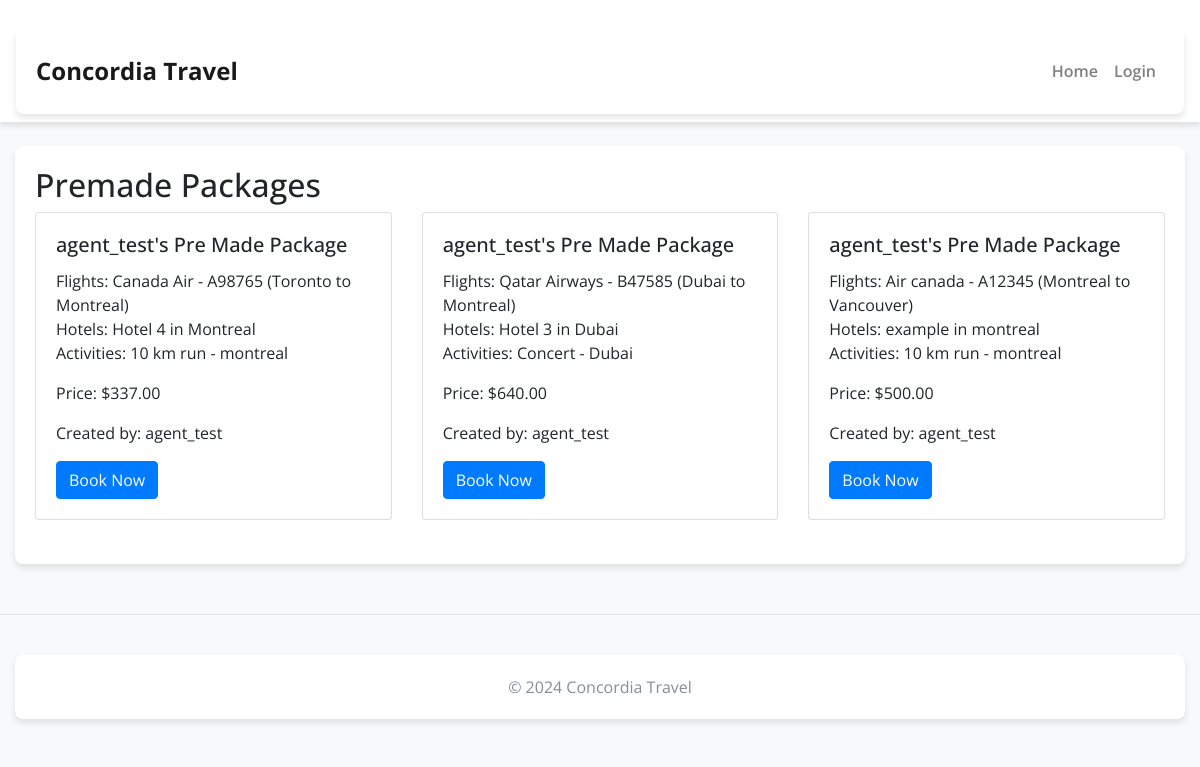
Page /packages/premade_packages/ on the earlier database version.
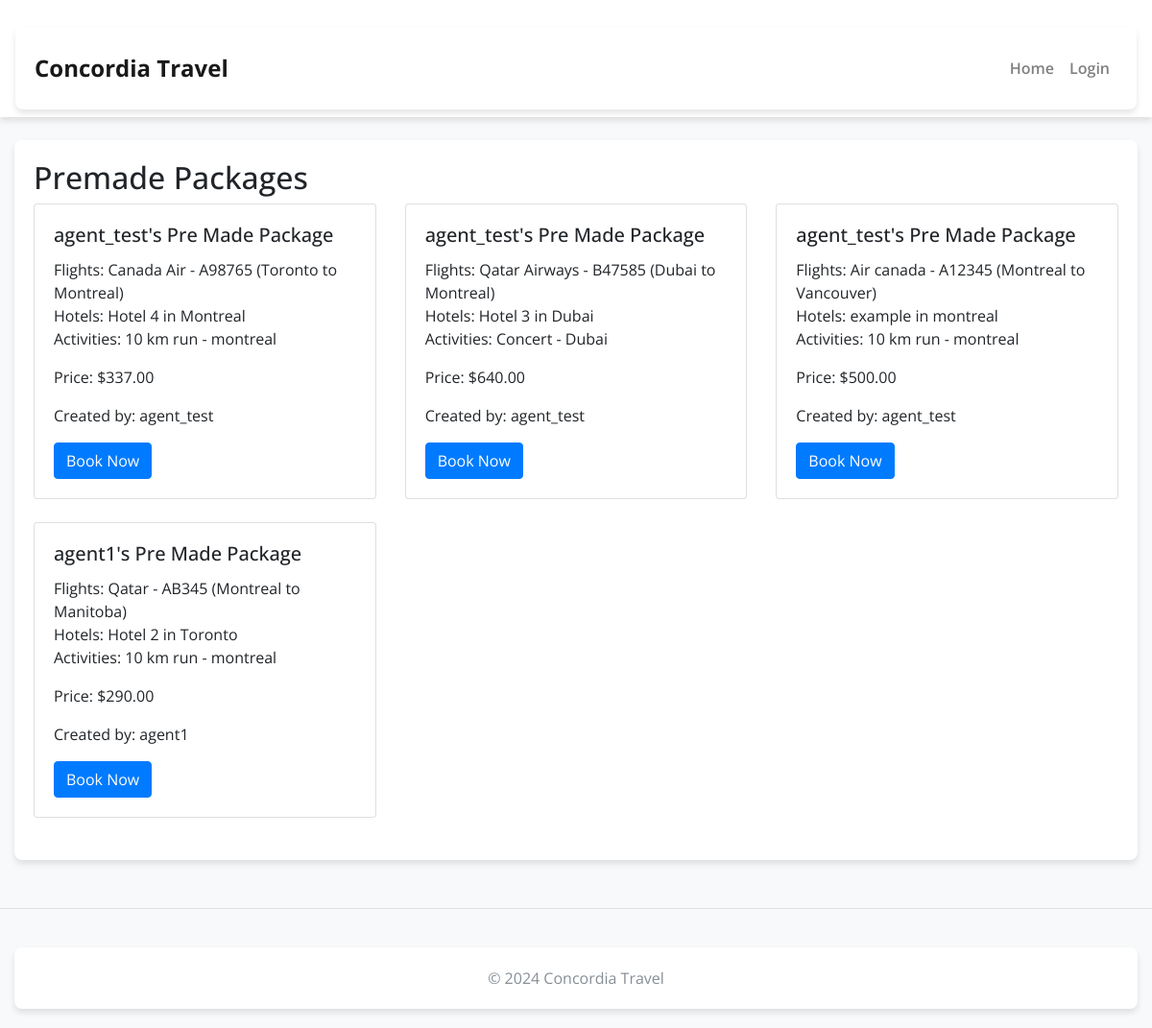
Same page on the later database version.
### packages/models.py (models this page shows, shortened)
class PreMadePackage(models.Model):
    agency = models.ForeignKey(User, on_delete=models.CASCADE)
    flights = models.ManyToManyField(Flight, blank=True)
    hotels = models.ManyToManyField(Hotel, blank=True)
    activities = models.ManyToManyField(Activity, blank=True)
    objects = AgentManager()  # Use the custom manager
    @property
    def calculate_total_price(self):
        flights_price = sum(flight.price for flight in self.flights.all())
        hotels_price = sum(hotel.price for hotel in self.hotels.all())
        activities_price = sum(activity.price for activity in self.activities.all())
        total_price = flights_price + hotels_price + activities_price
        return total_price

class Flight(models.Model):
    flight_number = models.CharField(max_length=10)
    airline = models.CharField(max_length=100)
    departure_city = models.CharField(max_length=100)
    arrival_city = models.CharField(max_length=100)
    departure_time = models.DateTimeField()
    duration = models.DurationField()
    price = models.DecimalField(max_digits=10, decimal_places=2)
    description = models.TextField(blank=True, null=True)  # Allows for an optional description
    def __str__(self):
        return f"{self.airline} - {self.flight_number} ({self.departure_city} to {self.arrival_city})"

class Hotel(models.Model):
    name = models.CharField(max_length=100)
    city = models.TextField(max_length=100)
    phone_number = models.CharField(max_length=15)
    price = models.DecimalField(max_digits=10, decimal_places=2)
    description = models.TextField(blank=True, null=True)  # Allows for an optional description
    def __str__(self):
        return f"{self.name} in {self.city}"

class Activity(models.Model):
    name = models.CharField(max_length=100)
    location = models.CharField(max_length=100)
    type = models.CharField(max_length=50)  # E.g., sightseeing, hiking, etc.
    start_time = models.DateTimeField()
    duration = models.DurationField()
    price = models.DecimalField(max_digits=10, decimal_places=2)
    description = models.TextField(blank=True, null=True)  # Allows for an optional description
    def __str__(self):
        return f"{self.name} - {self.location}"

### packages/views.py (the view)
# urls.py: path('premade_packages/', views.PremadePackageListView.as_view(), name='premade_packages'),
class PremadePackageListView(ListView):
    model = PreMadePackage
    template_name = 'packages/pre_made_package.html'
    context_object_name = 'premade_packages'

### packages/models.py (called while the page is built)
    def get_queryset(self):
        agent_group = Group.objects.get(name='agents')
        return super().get_queryset().filter(agency__groups=agent_group)

### packages/templates/packages/pre_made_package.html (shortened to what this page needs)
{% extends 'packages/base.html' %}
{% block content %}
  <h2>Premade Packages</h2>
  {% if premade_packages %}
    <div class="row">
      {% for package in premade_packages %}
        <div class="col-md-4 mb-4">
          <div class="card">
            <div class="card-body">
              <h5 class="card-title">{{ package.agency.username }}'s Pre Made Package</h5>
              <p class="card-text">
                {% if package.flights.exists %}
                  Flights: {{ package.flights.all|join:", " }}<br>
                {% endif %}
                {% if package.hotels.exists %}
                  Hotels: {{ package.hotels.all|join:", " }}<br>
                {% endif %}
                {% if package.activities.exists %}
                  Activities: {{ package.activities.all|join:", " }}<br>
                {% endif %}
              </p>
              <p class="card-text">Price: ${{ package.calculate_total_price }}</p>
              <p class="card-text">Created by: {{ package.agency.username }}</p>
              <a href="#" class="btn btn-primary">Book Now</a>
            </div>
          </div>
        </div>
      {% endfor %}
    </div>
  {% else %}
    <p>No premade packages available at the moment.</p>
  {% endif %}
{% endblock %}

Differences in the rows shown:
added PreMadePackage: agency.username "agent1", flights.all "Qatar - AB345 (Montreal to Manitoba)", hotels.all "Hotel 2 in Toronto", activities.all "10 km run - montreal", calculate_total_price "290.00"
